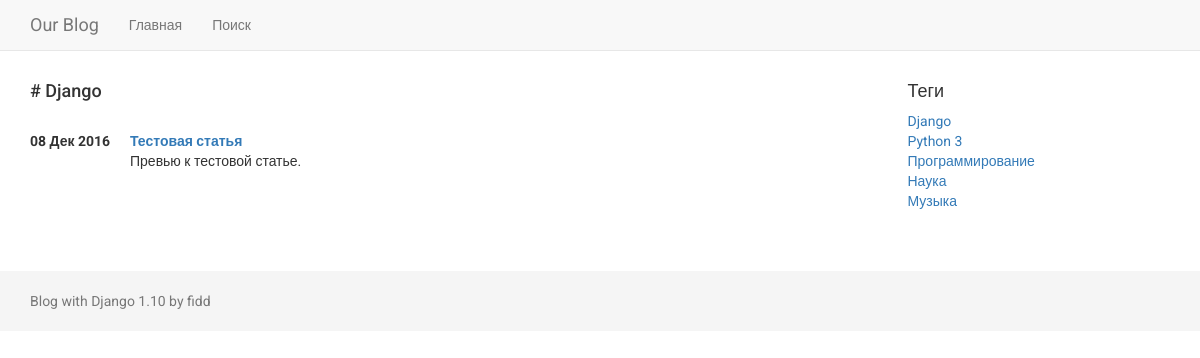
The app's page /tag/django/, older data.
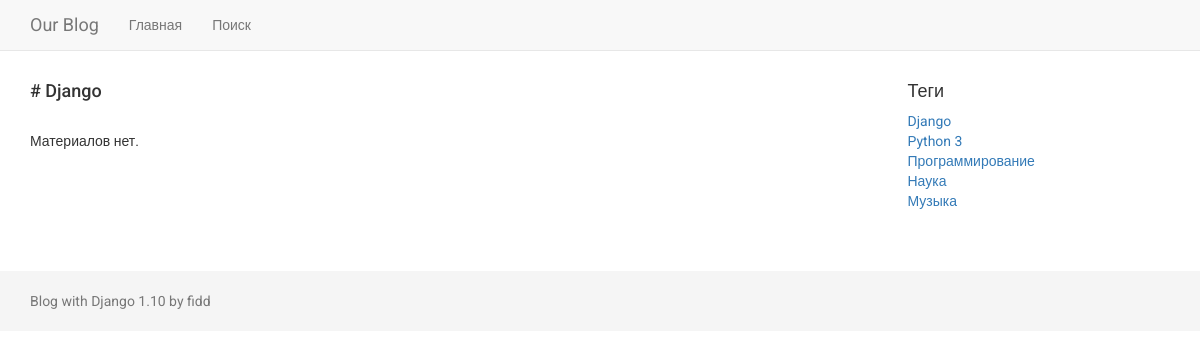
The same page, newer data.
### blog/models.py (models this page shows, shortened)
class Post(models.Model):
    class Meta:
        verbose_name = u'Пост'
        verbose_name_plural = u'Посты'
    title_page = models.CharField(
        verbose_name=u"Заголовок страницы (Title)",
        max_length=200,
        blank=True,
    )
    title_post = models.CharField(
        verbose_name=u"Заголовок статьи (h1)",
        max_length=200,
        unique=True,
    )
    draft = models.BooleanField(verbose_name=u"Опубликовано", default=True)
    preview = RichTextUploadingField(verbose_name=u"Превью")
    text = RichTextUploadingField(verbose_name=u"Полная статья")
    posted = models.DateField(
        verbose_name=u"Дата публикации",
        auto_now=False,
        auto_now_add=False,
    )
    tags = models.ManyToManyField(Tag, verbose_name=u"Теги")
    user = models.ForeignKey(User, on_delete=models.CASCADE, verbose_name=u'Пользователь')
    description = models.CharField(verbose_name=u"Description", max_length=200, blank=True)
    keywords = models.CharField(verbose_name=u"Keywords", max_length=200, blank=True)
    objects = models.Manager()
    status = StatusManager()

class Tag(models.Model):
    class Meta:
        verbose_name = u'Тег'
        verbose_name_plural = u'Теги'
    title = models.CharField(verbose_name=u"Название тега", max_length=200, unique=True)
    slug = models.SlugField(verbose_name=u"URL", max_length=200, unique=True)
    user = models.ForeignKey(User, on_delete=models.CASCADE, verbose_name=u'Пользователь')
    description = models.CharField(verbose_name=u"Description", max_length=200, blank=True)
    keywords = models.CharField(verbose_name=u"Keywords", max_length=200, blank=True)
    def get_absolute_url(self):
        return reverse('tag-detail', args=(self.slug,))

### blog/views.py (the view)
# urls.py: url(r'^tag/(?P<slug>[-\w]+)/$', views.TagDetail.as_view(), name='tag-detail'),
class TagDetail(generic.DetailView):
    model = Tag
    template_name = 'blog/tag_detail.html'
    context_object_name = 'tag'
    def get_context_data(self, **kwargs):
        context = super(TagDetail, self).get_context_data(**kwargs)
        context['today'] = timezone.now().date()
        context['posts'] = Post.status.active().filter(tags=self.object).order_by('-posted')
        if self.request.user.is_staff or self.request.user.is_superuser:
            context['posts'] = Post.objects.all().filter(tags=self.object).order_by('-posted')
        return context

### blog/models.py (called while the page is built)
    def active(self, *args, **kwargs):
        return super(StatusManager, self).filter(draft=True).filter(posted__lte=timezone.now())

### blog/templatetags/template_tags.py (called while the page is built)
@register.inclusion_tag('blog/templatetags/tags.html', takes_context=True)
def tag_list(context):
    return {'tags': Tag.objects.all()}

### templates/blog/tag_detail.html (shortened to what this page needs)
{% extends 'blog/base.html' %}
{% block content %}
    <h4 style="margin-bottom: 30px;"># {{ tag.title }}</h4>
    {% if posts %}
        {% for post in posts%}
            <dl class="dl-horizontal">
                <dt>{{ post.posted|date:"d M Y" }}</dt>
                <dd>
                    <strong><a href="{% url 'post-detail' post.id %}">{{ post.title_post }}</a></strong>
                </dd>
                <dd>{{ post.preview|safe }}</dd>
            </dl>
        {% endfor %}
    {% else %}
        <p>Материалов нет.</p>
    {% endif %}
{% endblock %}

### templates/blog/templatetags/tags.html
{% if tags %}
    <h4>Теги</h4>
    <ul class="list-unstyled">
        {% for tag in tags %}
            <li><a href="{{ tag.get_absolute_url }}">{{ tag.title }}</a></li>
        {% endfor %}
    </ul>
{% endif %}

Row changes from the older to the newer data that the page shows:
no longer on this page (row edited): Post: posted "08 Дек 2016", title_post "Тестовая статья", preview "Превью к тестовой статье."
Text that changed along with them:
text now shown: "Материалов нет."
